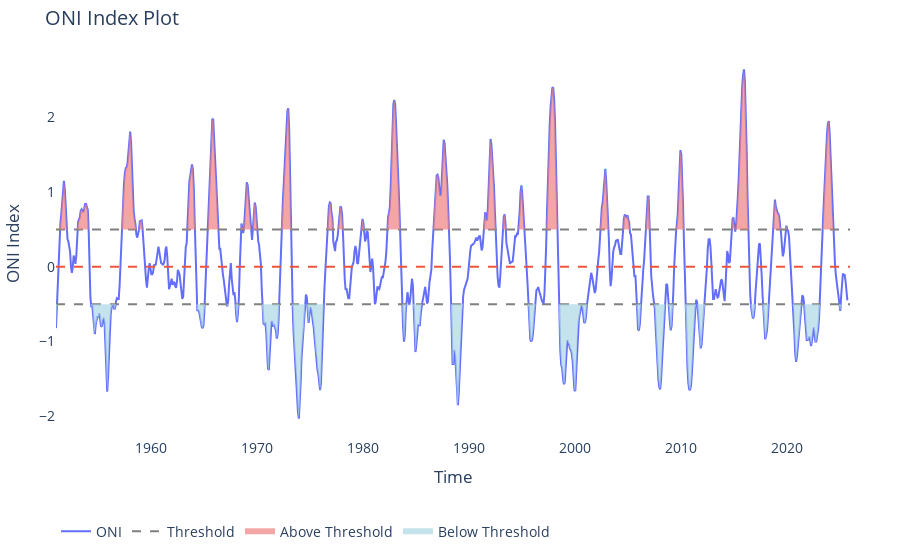

Write notebook code for a chart like this one.
### Code cell
lims = [-0.5, 0.5]
plot_oni_index_th(df1, lims=lims)

### Figure 1 — Plotly figure (JSON) as saved in the notebook; plotly's stock layout.template omitted (floating-point values rounded to 4 significant figures; data arrays with more than 128 entries replaced by an {"elided": "..."} marker saying what was removed)
{"data": [{"line": {"color": "#636EFA", "width": 2}, "mode": "lines", "name": "ONI", "type": "scatter", "x": {"elided": "900 str values"}, "y": {"elided": "900 float values"}}, {"line": {"color": "grey", "dash": "dash"}, "mode": "lines", "name": "Threshold", "showlegend": true, "type": "scatter", "x": ["1951-01-01T00:00:00", "2025-12-01T00:00:00"], "y": [-0.5, -0.5]}, {"line": {"color": "#EF553B", "dash": "dash"}, "mode": "lines", "name": "Zero Line", "showlegend": false, "type": "scatter", "x": ["1951-01-01T00:00:00", "2025-12-01T00:00:00"], "y": [0, 0]}, {"line": {"color": "grey", "dash": "dash"}, "mode": "lines", "name": "Threshold", "showlegend": false, "type": "scatter", "x": ["1951-01-01T00:00:00", "2025-12-01T00:00:00"], "y": [0.5, 0.5]}, {"fill": "toself", "fillcolor": "lightcoral", "mode": "none", "name": "Above Threshold", "opacity": 0.7, "type": "scatter", "x": {"elided": "1800 str values"}, "y": {"elided": "1800 float values"}}, {"fill": "toself", "fillcolor": "lightblue", "mode": "none", "name": "Below Threshold", "opacity": 0.7, "type": "scatter", "x": {"elided": "1800 str values"}, "y": {"elided": "1800 float values"}}], "layout": {"font": {"size": 14}, "legend": {"orientation": "h", "y": -0.2}, "margin": {"b": 50, "l": 50, "r": 50, "t": 50}, "plot_bgcolor": "white", "title": {"text": "ONI Index Plot"}, "xaxis": {"title": {"text": "Time"}}, "yaxis": {"title": {"text": "ONI Index"}}}}
